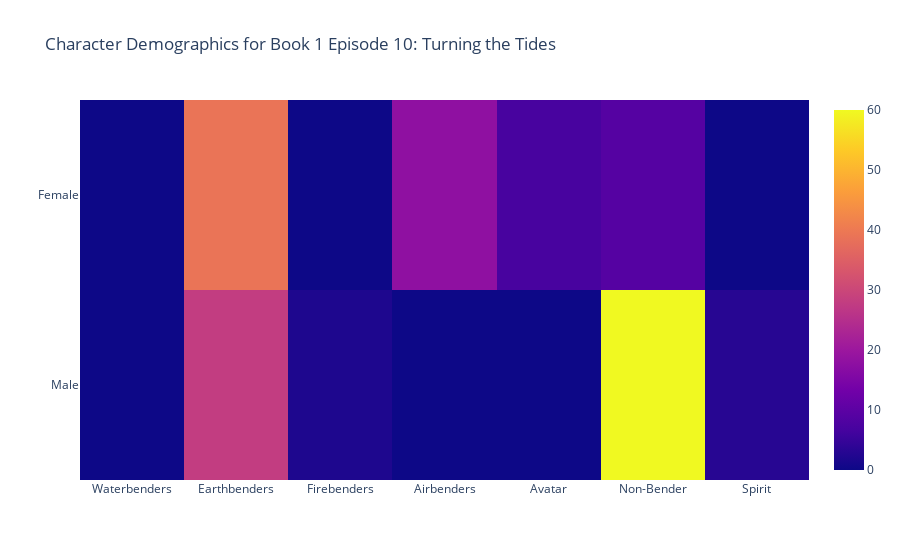

Here is the notebook cell this chart was saved with:
### Code cell
heat_map_of_benders_by_episode(1,10)

### Figure 1 — Plotly figure (JSON) as saved in the notebook; plotly's stock layout.template omitted (floating-point values rounded to 4 significant figures)
{"data": [{"hoverongaps": false, "type": "heatmap", "x": ["Waterbenders", "Earthbenders", "Firebenders", "Airbenders", "Avatar", "Non-Bender", "Spirit"], "y": ["Male", "Female"], "z": [[0, 28, 2, 0, 0, 60, 3], [0, 39, 0, 18, 7, 9, 0]]}], "layout": {"title": {"text": "Character Demographics for Book 1 Episode 10: Turning the Tides"}}}
